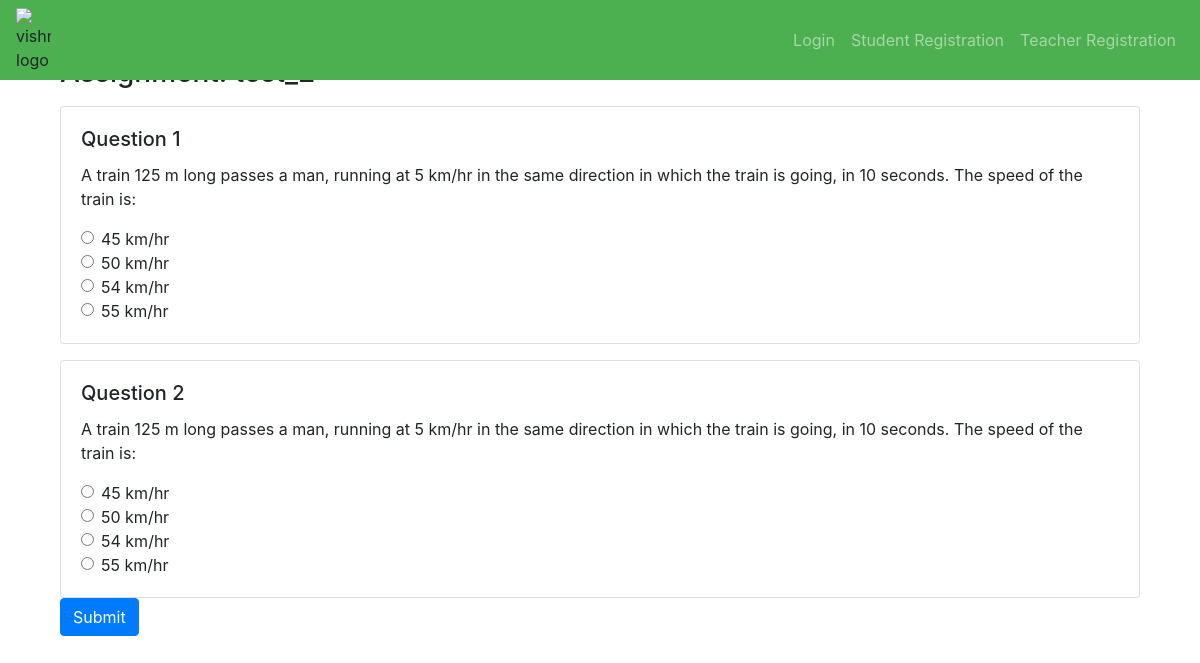
/start_assignment/18/, run on the app's committed database.
### app/models.py (models this page shows)
class Question(models.Model):
    assessment = models.ForeignKey(Assessment, on_delete=models.CASCADE)
    question = models.CharField(max_length=255)
    option_a = models.CharField(max_length=100)
    option_b = models.CharField(max_length=100)
    option_c = models.CharField(max_length=100)
    option_d = models.CharField(max_length=100)
    correct_answer = models.CharField(max_length=1)

### app/views.py (the view)
# urls.py: path('start_assignment/<int:assignment_id>/', views.start_assignment, name='start_assignment'),
def start_assignment(request, assignment_id):
    assignment = Assessment.objects.get(pk=assignment_id)
    questions = assignment.question_set.all()  # Access questions using the reverse relation
    context = {'assignment': assignment, 'questions': questions}
    return render(request, 'assessment.html', context)

### templates/assessment.html (shortened to what this page needs)
{% extends 'base.html' %}
{% block content %}
<div class="container">
    <h3>Assignment: {{ assignment.name }}</h3>
    <form action="{% url 'submit_assessment' assignment.id %}" method="POST">
        {% for question in questions %}
        <div class="card mt-3">
            <div class="card-body">
                <h5 class="card-title">Question {{ forloop.counter }}</h5>
                <p class="card-text" oncopy="return false">{{ question.question }}</p>
                <div class="form-check">
                    <input type="radio" name="question_{{ question.id }}" value="A" id="{{ question.id }}_A"
                        class="form-check-input">
                    <label for="{{ question.id }}_A" class="form-check-label" oncopy="return false">
                        {{ question.option_a }}</label>
                </div>
                <div class="form-check">
                    <input type="radio" name="question_{{ question.id }}" value="B" id="{{ question.id }}_B"
                        class="form-check-input">
                    <label for="{{ question.id }}_B" class="form-check-label" oncopy="return false">
                        {{ question.option_b }}</label>
                </div>
                <div class="form-check">
                    <input type="radio" name="question_{{ question.id }}" value="C" id="{{ question.id }}_C"
                        class="form-check-input">
                    <label for="{{ question.id }}_C" class="form-check-label" oncopy="return false">
                        {{ question.option_c }}</label>
                </div>
                <div class="form-check">
                    <input type="radio" name="question_{{ question.id }}" value="D" id="{{ question.id }}_D"
                        class="form-check-input">
                    <label for="{{ question.id }}_D" class="form-check-label" oncopy="return false">
                        {{ question.option_d }}</label>
                </div>
            </div>
        </div>
        {% endfor %}
        <button type="submit" class="btn btn-primary">Submit</button>
    </form>
</div>
{% endblock %}

### templates/base.html (style rules this page uses)
html, body { height: 100%; }
body { padding-top: 56px; }

### data on the page
Question: question "A train 125 m long passes a man, running at 5 km/hr in the same direction in which the train is going, in 10 seconds. The speed of the train is:", option_a "45 km/hr", option_b "50 km/hr", option_c "54 km/hr", option_d "55 km/hr"
Question: question "A train 125 m long passes a man, running at 5 km/hr in the same direction in which the train is going, in 10 seconds. The speed of the train is:", option_a "45 km/hr", option_b "50 km/hr", option_c "54 km/hr", option_d "55 km/hr"
